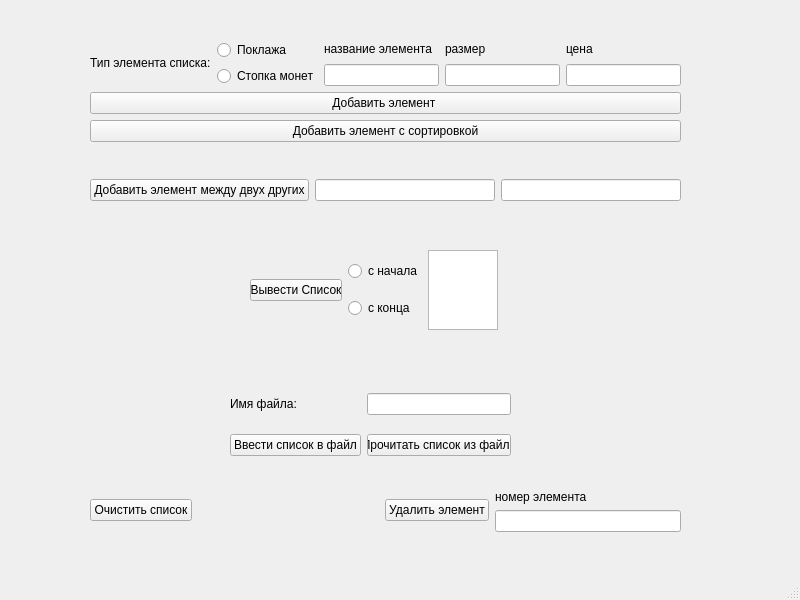
<?xml version="1.0" encoding="UTF-8"?>
<ui version="4.0">
 <class>MainWindow</class>
 <widget class="QMainWindow" name="MainWindow">
  <property name="geometry">
   <rect>
    <x>0</x>
    <y>0</y>
    <width>800</width>
    <height>600</height>
   </rect>
  </property>
  <property name="windowTitle">
   <string>MainWindow</string>
  </property>
  <widget class="QWidget" name="centralwidget">
   <widget class="QWidget" name="">
    <property name="geometry">
     <rect>
      <x>90</x>
      <y>40</y>
      <width>591</width>
      <height>161</height>
     </rect>
    </property>
    <layout class="QVBoxLayout" name="addElementLayout">
     <item>
      <layout class="QHBoxLayout" name="horizontalLayout">
       <item>
        <widget class="QLabel" name="label">
         <property name="text">
          <string>Тип элемента списка:</string>
         </property>
        </widget>
       </item>
       <item>
        <layout class="QVBoxLayout" name="verticalLayout_4">
         <item>
          <widget class="QRadioButton" name="packageTypeRadioButton">
           <property name="text">
            <string>Поклажа</string>
           </property>
          </widget>
         </item>
         <item>
          <widget class="QRadioButton" name="PackOfCoinsTypeRadioButton">
           <property name="text">
            <string>Стопка монет</string>
           </property>
          </widget>
         </item>
        </layout>
       </item>
       <item>
        <layout class="QVBoxLayout" name="verticalLayout_5">
         <item>
          <widget class="QLabel" name="label_2">
           <property name="text">
            <string>название элемента</string>
           </property>
          </widget>
         </item>
         <item>
          <widget class="QLineEdit" name="nameOfElLineEdit"/>
         </item>
        </layout>
       </item>
       <item>
        <layout class="QVBoxLayout" name="verticalLayout_6">
         <item>
          <widget class="QLabel" name="label_3">
           <property name="text">
            <string>размер</string>
           </property>
          </widget>
         </item>
         <item>
          <widget class="QLineEdit" name="sizeOfElLineEdit"/>
         </item>
        </layout>
       </item>
       <item>
        <layout class="QVBoxLayout" name="verticalLayout_2">
         <item>
          <widget class="QLabel" name="label_4">
           <property name="text">
            <string>цена</string>
           </property>
          </widget>
         </item>
         <item>
          <widget class="QLineEdit" name="priceOfElLineEdit"/>
         </item>
        </layout>
       </item>
      </layout>
     </item>
     <item>
      <widget class="QPushButton" name="addButton">
       <property name="text">
        <string>Добавить элемент </string>
       </property>
      </widget>
     </item>
     <item>
      <widget class="QPushButton" name="InsertWSortButton">
       <property name="text">
        <string>Добавить элемент с сортировкой</string>
       </property>
      </widget>
     </item>
     <item>
      <spacer name="verticalSpacer">
       <property name="orientation">
        <enum>Qt::Vertical</enum>
       </property>
       <property name="sizeHint" stdset="0">
        <size>
         <width>20</width>
         <height>40</height>
        </size>
       </property>
      </spacer>
     </item>
     <item>
      <layout class="QHBoxLayout" name="horizontalLayout_3">
       <item>
        <widget class="QPushButton" name="InsertBetweenButton">
         <property name="contextMenuPolicy">
          <enum>Qt::CustomContextMenu</enum>
         </property>
         <property name="text">
          <string>Добавить элемент между двух других</string>
         </property>
        </widget>
       </item>
       <item>
        <widget class="QLineEdit" name="pos1LineEdit"/>
       </item>
       <item>
        <widget class="QLineEdit" name="pos2LineEdit"/>
       </item>
      </layout>
     </item>
    </layout>
   </widget>
   <widget class="QWidget" name="horizontalLayoutWidget">
    <property name="geometry">
     <rect>
      <x>90</x>
      <y>489</y>
      <width>591</width>
      <height>43</height>
     </rect>
    </property>
    <layout class="QHBoxLayout" name="destructionLayout">
     <item>
      <widget class="QPushButton" name="destructionButton">
       <property name="text">
        <string>Очистить список</string>
       </property>
      </widget>
     </item>
     <item>
      <spacer name="horizontalSpacer_2">
       <property name="orientation">
        <enum>Qt::Horizontal</enum>
       </property>
       <property name="sizeHint" stdset="0">
        <size>
         <width>40</width>
         <height>20</height>
        </size>
       </property>
      </spacer>
     </item>
     <item>
      <widget class="QPushButton" name="pushButton_3">
       <property name="text">
        <string>Удалить элемент</string>
       </property>
      </widget>
     </item>
     <item>
      <layout class="QVBoxLayout" name="verticalLayout_7">
       <item>
        <widget class="QLabel" name="label_5">
         <property name="text">
          <string>номер элемента</string>
         </property>
        </widget>
       </item>
       <item>
        <widget class="QLineEdit" name="lineEdit"/>
       </item>
      </layout>
     </item>
    </layout>
   </widget>
   <widget class="QWidget" name="gridLayoutWidget">
    <property name="geometry">
     <rect>
      <x>230</x>
      <y>380</y>
      <width>281</width>
      <height>91</height>
     </rect>
    </property>
    <layout class="QGridLayout" name="fromToFileLayout">
     <item row="2" column="2">
      <widget class="QLineEdit" name="FilenamelineEdit"/>
     </item>
     <item row="2" column="1">
      <widget class="QLabel" name="label_6">
       <property name="text">
        <string>Имя файла:</string>
       </property>
      </widget>
     </item>
     <item row="3" column="2">
      <widget class="QPushButton" name="fromFileButton">
       <property name="text">
        <string>Прочитать список из файла</string>
       </property>
      </widget>
     </item>
     <item row="3" column="1">
      <widget class="QPushButton" name="ToFileButton">
       <property name="text">
        <string>Ввести список в файл</string>
       </property>
      </widget>
     </item>
    </layout>
   </widget>
   <widget class="QWidget" name="gridLayoutWidget_2">
    <property name="geometry">
     <rect>
      <x>250</x>
      <y>250</y>
      <width>248</width>
      <height>80</height>
     </rect>
    </property>
    <layout class="QGridLayout" name="gridLayout">
     <item row="0" column="0">
      <layout class="QHBoxLayout" name="listPrintLayOut">
       <item>
        <widget class="QPushButton" name="printListButton">
         <property name="text">
          <string>Вывести Список</string>
         </property>
        </widget>
       </item>
       <item>
        <layout class="QVBoxLayout" name="verticalLayout_3">
         <item>
          <widget class="QRadioButton" name="printFromHeadRadioButton">
           <property name="text">
            <string>с начала</string>
           </property>
          </widget>
         </item>
         <item>
          <widget class="QRadioButton" name="printFromTailRadioButton">
           <property name="text">
            <string>с конца</string>
           </property>
          </widget>
         </item>
        </layout>
       </item>
       <item>
        <widget class="QListView" name="PrintListListview"/>
       </item>
      </layout>
     </item>
    </layout>
   </widget>
  </widget>
  <widget class="QMenuBar" name="menubar">
   <property name="geometry">
    <rect>
     <x>0</x>
     <y>0</y>
     <width>800</width>
     <height>21</height>
    </rect>
   </property>
  </widget>
  <widget class="QStatusBar" name="statusbar"/>
 </widget>
 <resources/>
 <connections/>
</ui>
